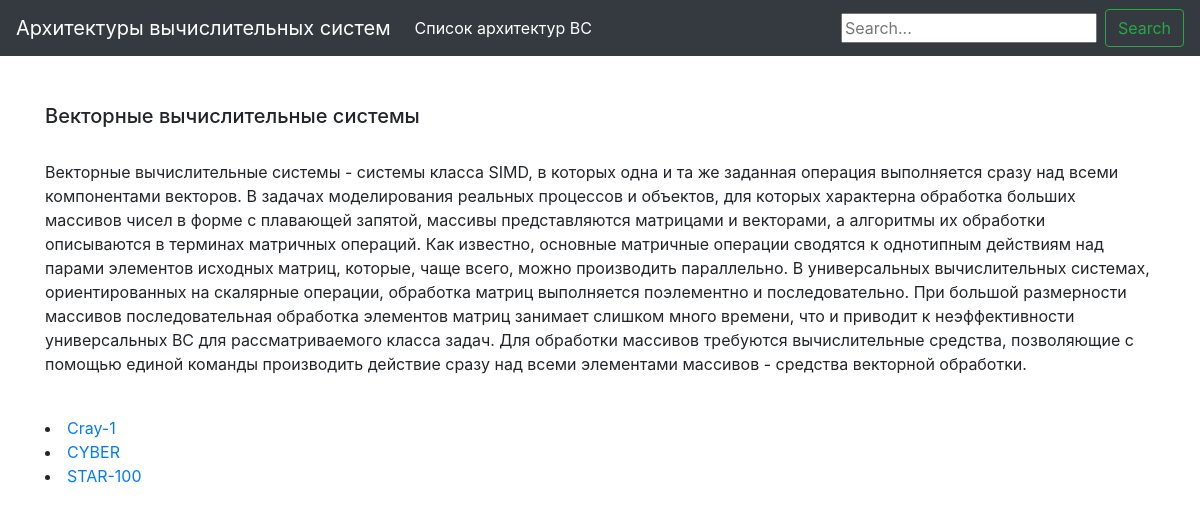
Page /architecture-types/2/ on the committed database.
### distributed_systems/apps/architecture_types/models.py (models this page shows)
class ArchitectureType(models.Model):
    title = models.CharField(max_length=200)
    description = models.TextField(blank=True, default='')
    parent_type = models.ForeignKey('ArchitectureType',
                                    blank=True, null=True,
                                    on_delete=models.CASCADE)

### distributed_systems/apps/architectures/models.py (models this page shows)
class Architecture(models.Model):
    title = models.CharField(max_length=200)
    description = models.TextField(blank=True, default='')
    architecture_type = models.ForeignKey(ArchitectureType,
                                          blank=True, null=True,
                                          on_delete=models.CASCADE)

### distributed_systems/apps/architecture_types/views.py (the view)
# urls.py: url(r'^(?P<architecture_type_id>[0-9]+)/$', views.detail, name='detail'),
def detail(request, architecture_type_id):
    sub_types = ArchitectureType.objects.filter(parent_type=architecture_type_id)
    architectures = Architecture.objects.filter(architecture_type=architecture_type_id)
    parent_type = ArchitectureType.objects.get(id=architecture_type_id)
    template = loader.get_template('architecture_types/index.html')
    context = {
        'architecture_types': sub_types,
        'architectures': architectures,
        'parent_type': parent_type,
    }
    return HttpResponse(template.render(context))

### templates/architecture_types/index.html (shortened to what this page needs)
{% extends "base.html" %}
{% block content %}
    <h5>
        {{ parent_type.title }}
    </h5>
    <br>
    <p>
        {{ parent_type.description }}
    </p>
    <br>
    {% for architecture in architectures %}
        <li><a href="/architectures/{{ architecture.id }}/">{{ architecture.title }}</a></li>
    {% endfor %}
{% endblock %}

### rows in the picture
ArchitectureType: title "Векторные вычислительные системы", description "Векторные вычислительные системы - системы класса SIMD, в которых одна и та же заданная операция выполняется сразу над всеми компонентами векторов. В задачах моделирования реальных процессов и объектов, для которых характерна обработка больших массивов чисел в форме с плавающей запятой, массивы представляются матрицами и векторами, а алгоритмы их обработки описываются в терминах матричных операций. Как известно, основные матричные операции сводятся к однотипным действиям над парами элементов исходных матриц, которые, чаще всего, можно производить параллельно. В универсальных вычислительных системах, ориентированных на скалярные операции, обработка матриц выполняется поэлементно и…"
Architecture: title "Cray-1"
Architecture: title "CYBER"
Architecture: title "STAR-100"
